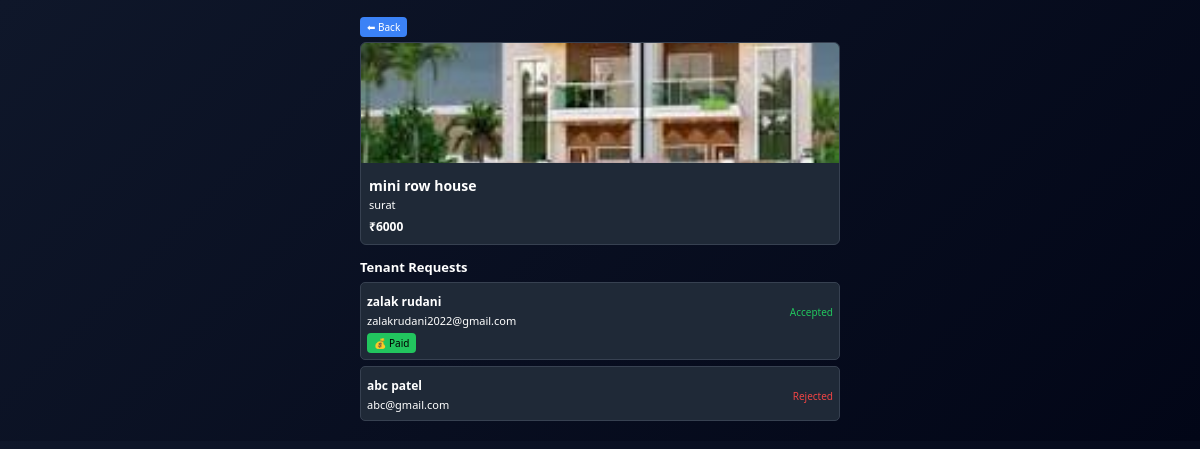
The app's page /view_property.php?id=35 (signed in) with its own data.
### tables this page shows
CREATE TABLE `properties` (
  `id` int(11) NOT NULL,
  `name` varchar(100) DEFAULT NULL,
  `city` varchar(50) DEFAULT NULL,
  `type` enum('flat','house') DEFAULT NULL,
  `rent` int(11) DEFAULT NULL,
  `description` text DEFAULT NULL,
  `image` text DEFAULT NULL,
  `owner_id` int(11) DEFAULT NULL,
  `location` varchar(255) DEFAULT NULL,
  `price` int(11) DEFAULT NULL,
  `title` varchar(255) DEFAULT NULL,
  `availability_from` date DEFAULT NULL,
  `availability_to` date DEFAULT NULL
);

CREATE TABLE `requests` (
  `id` int(11) NOT NULL,
  `property_id` int(11) DEFAULT NULL,
  `tenant_id` int(11) DEFAULT NULL,
  `status` varchar(50) DEFAULT 'pending',
  `duration` varchar(50) DEFAULT NULL
);

CREATE TABLE `users` (
  `id` int(11) NOT NULL,
  `name` varchar(50) NOT NULL,
  `email` varchar(50) NOT NULL,
  `phone` varchar(20) DEFAULT NULL,
  `password` varchar(255) NOT NULL,
  `role` enum('admin','owner','tenant') NOT NULL DEFAULT 'tenant',
  `otp` varchar(6) DEFAULT NULL,
  `is_verified` tinyint(1) DEFAULT 0
);

### view_property.php (the view, shortened to what this page needs)
<?php
$conn = new mysqli("localhost","root","","home_rental_system");
$id = $_GET['id'];
$result = $conn->query("SELECT * FROM properties WHERE id='$id'");
$p = $result->fetch_assoc();
$r = $conn->query("
SELECT r.*, u.name, u.email
FROM requests r
JOIN users u ON r.tenant_id = u.id
WHERE r.property_id = '$id'
");
?>
<!DOCTYPE html>
<html>
<head>
</head>
<body>
<div class="container">
<div style="margin-bottom:5px;">
<a href="owner.php" class="btn primary">⬅ Back</a>
</div>
<div class="card">
<img src="<?php echo $p['image']; ?>">
<div class="content">
<h2><?php echo $p['title']; ?></h2>
<p><?php echo $p['location']; ?></p>
<b>₹<?php echo $p['price']; ?></b>
</div>
</div>
<h3>Tenant Requests</h3>
<?php while($x=$r->fetch_assoc()){ ?>
<div class="request">
<div class="req-top">
<div>
<b><?php echo $x['name']; ?></b><br>
<p><?php echo $x['email']; ?></p>
</div>
<div>
<?php
if($x['status']=='accepted') echo "<span style='color:#22c55e;font-size:10px;'>Accepted</span>";
elseif($x['status']=='pending') echo "<span style='color:#facc15;font-size:10px;'>Pending</span>";
else echo "<span style='color:#ef4444;font-size:10px;'>Rejected</span>";
?>
</div>
</div>
<?php
if($x['status'] == 'accepted'){
    $pay = $conn->query("SELECT * FROM payments WHERE property_id='$id' AND tenant_id='".$x['tenant_id']."'");
    if($pay->num_rows > 0){
        echo "<div class='btn success'>💰 Paid</div>";
    } else {
        echo "<div class='btn warning'>⏳ Pending</div>";
    }
}
?>
</div>
<?php } ?>
</div>
</body>
</html>

### view_property.php (style rules this page uses)
body { background:linear-gradient(135deg,#0f172a,#020617); color:#fff; font-family:Segoe UI; padding:6px; }
.container { max-width:480px; margin:auto; }
.card { background:#1f2937; border-radius:6px; overflow:hidden; margin-bottom:8px; border:1px solid #374151; }
img { width:100%; height:120px; object-fit:cover; }
.content { padding:8px; }
.btn { padding:3px 7px; border:none; border-radius:4px; cursor:pointer; margin-top:3px; font-size:10px; text-decoration:none; display:inline-block; }
.success { background:#22c55e;color:#000; }
.primary { background:#3b82f6;color:#fff; }
.request { background:#1f2937; border:1px solid #374151; padding:6px; border-radius:5px; margin-bottom:6px; }
h2 { font-size:14px;margin:0; }
h3 { font-size:13px;margin-bottom:6px; }
p { font-size:11px;margin:2px 0; }
b { font-size:12px; }
.req-top { display:flex; justify-content:space-between; align-items:center; }

### records on screen
properties: image (picture), title "mini row house", location "surat", price "6000"
requests: tenant.name "zalak rudani", tenant.email "zalakrudani2022@gmail.com", status "Accepted"
requests: tenant.name "abc patel", tenant.email "abc@gmail.com", status "Rejected"
